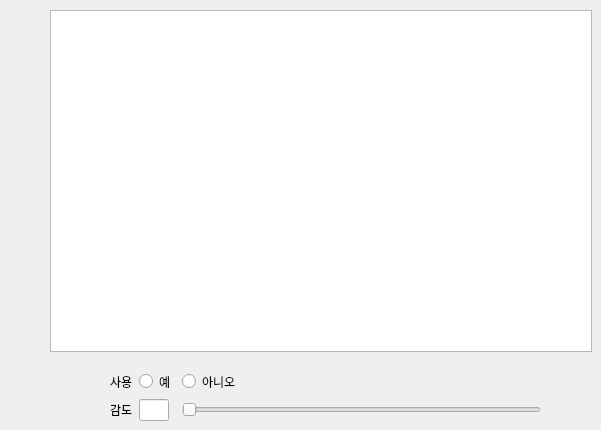
      <widget class="QWidget" name="detect_tamper">
       <attribute name="title">
        <string>임의조작감지</string>
       </attribute>
       <widget class="QWidget" name="gridLayoutWidget_16">
        <property name="geometry">
         <rect>
          <x>110</x>
          <y>370</y>
          <width>431</width>
          <height>51</height>
         </rect>
        </property>
        <layout class="QGridLayout" name="detect_tamper_grid">
         <item row="0" column="0">
          <widget class="QLabel" name="label_detection_tamper_enable">
           <property name="text">
            <string>사용</string>
           </property>
          </widget>
         </item>
         <item row="0" column="2">
          <widget class="QRadioButton" name="detection_tamper_enable_no">
           <property name="text">
            <string>아니오</string>
           </property>
           <attribute name="buttonGroup">
            <string notr="true">detec_tamper_btngrp</string>
           </attribute>
          </widget>
         </item>
         <item row="0" column="1">
          <widget class="QRadioButton" name="detection_tamper_enable_yes">
           <property name="text">
            <string>예</string>
           </property>
           <attribute name="buttonGroup">
            <string notr="true">detec_tamper_btngrp</string>
           </attribute>
          </widget>
         </item>
         <item row="1" column="0">
          <widget class="QLabel" name="label_detection_tamper_sensitivity">
           <property name="text">
            <string>감도</string>
           </property>
          </widget>
         </item>
         <item row="1" column="2">
          <widget class="QSlider" name="detection_tamper_sensitivity_slider">
           <property name="maximum">
            <number>100</number>
           </property>
           <property name="singleStep">
            <number>25</number>
           </property>
           <property name="pageStep">
            <number>25</number>
           </property>
           <property name="orientation">
            <enum>Qt::Horizontal</enum>
           </property>
          </widget>
         </item>
         <item row="1" column="1">
          <widget class="QLineEdit" name="detection_tamper_sensitivity">
           <property name="maximumSize">
            <size>
             <width>30</width>
             <height>16777215</height>
            </size>
           </property>
           <property name="alignment">
            <set>Qt::AlignCenter</set>
           </property>
          </widget>
         </item>
        </layout>
       </widget>
       <widget class="QGraphicsView" name="detection_tamper_graphic_view">
        <property name="geometry">
         <rect>
          <x>50</x>
          <y>10</y>
          <width>542</width>
          <height>342</height>
         </rect>
        </property>
        <property name="cursor" stdset="0">
         <cursorShape>ArrowCursor</cursorShape>
        </property>
       </widget>
      </widget>
